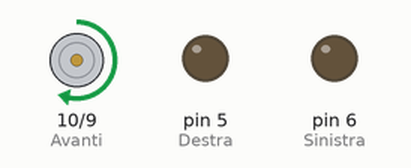
Recording of a sketch running on a simulated Arduino Uno, built with avr-gcc and run on an emulated ATmega328P. Shown: motor-driver pin pairs drawn as motors (green arrow = first pin HIGH = forward, orange = second pin HIGH = backward, longer = more drive), output pins drawn as LEDs (lit = HIGH).

Above: at 0.5 s.
At 2.7 s:
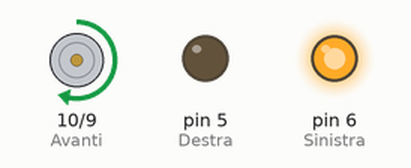
At 4.5 s:
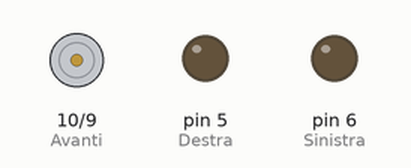
At 7.2 s:
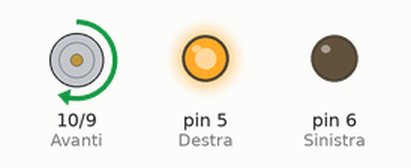
Timing chart, 0 to 7.8 s (numbered marks = the images above):
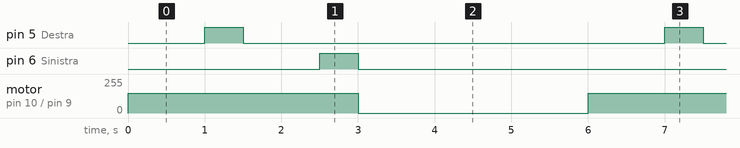

The sketch:

Test_percorso_guidato_senza_sensori.ino
```cpp
  //***************************************************************************
  //Programma test per il robot Poor versione 2
  //Setto le porte di uscita per le funzioni:
  //Integrato trovato sulla macchinetta SM6135W oppure RX2-C
  //Avanti    PIN 10  ---- Integrato 11
  //Indieto   PIN 9   ---- Integrato 10
  //Destra    PIN 5   ---- Integrato 6
  //Sinistra  PIN 6   ---- Integrato 5
  //
  //Realizzato da: Daniele loddo alias Ivotek
  //Data: 22/08/2015
  //Web: www.mignololab.org     www.ivotek.it
  //Email: info@mignololab.org      ivotek@gmail.com
  //***************************************************************************

  //Dichiaro le variabili per utilizzare i nomi al posto dei numeri
  //Spreco memoria ma il codice risulta leggibile al principiante
  int Destra = 5;
  int Sinistra = 6;
  int Avanti = 10;
  int Indietro = 9;

void setup() {

  //Setto i PIN come out per pilotare i motori del robot.
  pinMode(Avanti,OUTPUT);        //Setto la porta Avanti come uscita
  pinMode(Indietro,OUTPUT);      //Setto la porta Indietro come uscita
  pinMode(Destra,OUTPUT);        //Setto la porta Destra come uscita
  pinMode(Sinistra,OUTPUT);      //Setto la porta Sinistra come uscita


}

void loop() {
  //Faccio muovere il robot seguente un percorso prestabilito.

  //Avanti
  analogWrite(Avanti, 150);
  analogWrite(Indietro, 0);
  //Attendo 2 secondi
  delay(1000);
  //Giro lo sterzo a destra
  digitalWrite(Destra,HIGH);    //Il robot gira a destra
  digitalWrite(Sinistra,LOW);
  //Attendo mezzo secondo
  delay(500);
  //Addrizzo lo sterzo
  digitalWrite(Destra,LOW);     //Il robot torna dritto
  digitalWrite(Sinistra,LOW);
  //Attendo 2 secondi
  delay(1000);
  //Giro lo sterzo a sinistra
  digitalWrite(Sinistra,HIGH);  //Il roboto va a sinistra
  digitalWrite(Destra,LOW);
  //Attendo mezzo secondo
  delay(500);
  //Addrizzo lo sterzo
  digitalWrite(Sinistra,LOW);   //Il robot va dritto
  digitalWrite(Destra,LOW);
  //Fermo il robot
  analogWrite(Avanti, 0);       //Il robot si ferma


  //Attendo 3 secondi prima di ripetere il ciclo
  delay(3000);


}
```

Measured:
- by itself, pin 5 (Destra), pin 6 (Sinistra): alternates HIGH for 0.50 s and LOW for 5.5 s
- by itself, motor on pin 10 (Avanti) / pin 9 (Indietro): alternates forward 150/255 for 3.0 s and stopped for 3.0 s
